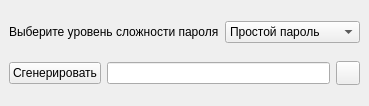
<?xml version="1.0" encoding="UTF-8"?>
<ui version="4.0">
 <class>Password</class>
 <widget class="QMainWindow" name="Password">
  <property name="geometry">
   <rect>
    <x>0</x>
    <y>0</y>
    <width>336</width>
    <height>106</height>
   </rect>
  </property>
  <property name="windowTitle">
   <string>Password</string>
  </property>
  <widget class="QWidget" name="centralwidget">
   <layout class="QVBoxLayout" name="verticalLayout">
    <item>
     <layout class="QHBoxLayout" name="horizontalLayout">
      <item>
       <widget class="QLabel" name="label">
        <property name="text">
         <string>Выберите уровень сложности пароля</string>
        </property>
       </widget>
      </item>
      <item>
       <widget class="QComboBox" name="comboBox">
        <item>
         <property name="text">
          <string>Простой пароль</string>
         </property>
        </item>
        <item>
         <property name="text">
          <string>Надежный пароль</string>
         </property>
        </item>
        <item>
         <property name="text">
          <string>Сложный пароль</string>
         </property>
        </item>
       </widget>
      </item>
     </layout>
    </item>
    <item>
     <layout class="QHBoxLayout" name="horizontalLayout_2">
      <item>
       <widget class="QPushButton" name="pushButton">
        <property name="text">
         <string>Сгенерировать</string>
        </property>
       </widget>
      </item>
      <item>
       <widget class="QLineEdit" name="lineEdit"/>
      </item>
      <item>
       <widget class="QPushButton" name="pushButtonOpen">
        <property name="maximumSize">
         <size>
          <width>24</width>
          <height>24</height>
         </size>
        </property>
        <property name="text">
         <string/>
        </property>
        <property name="icon">
         <iconset resource="password.qrc">
          <normaloff>:/new/prefix1/open.png</normaloff>
          <disabledoff>:/new/prefix1/close.png</disabledoff>:/new/prefix1/open.png</iconset>
        </property>
       </widget>
      </item>
     </layout>
    </item>
   </layout>
  </widget>
 </widget>
 <resources>
  <include location="password.qrc"/>
 </resources>
 <connections/>
</ui>
